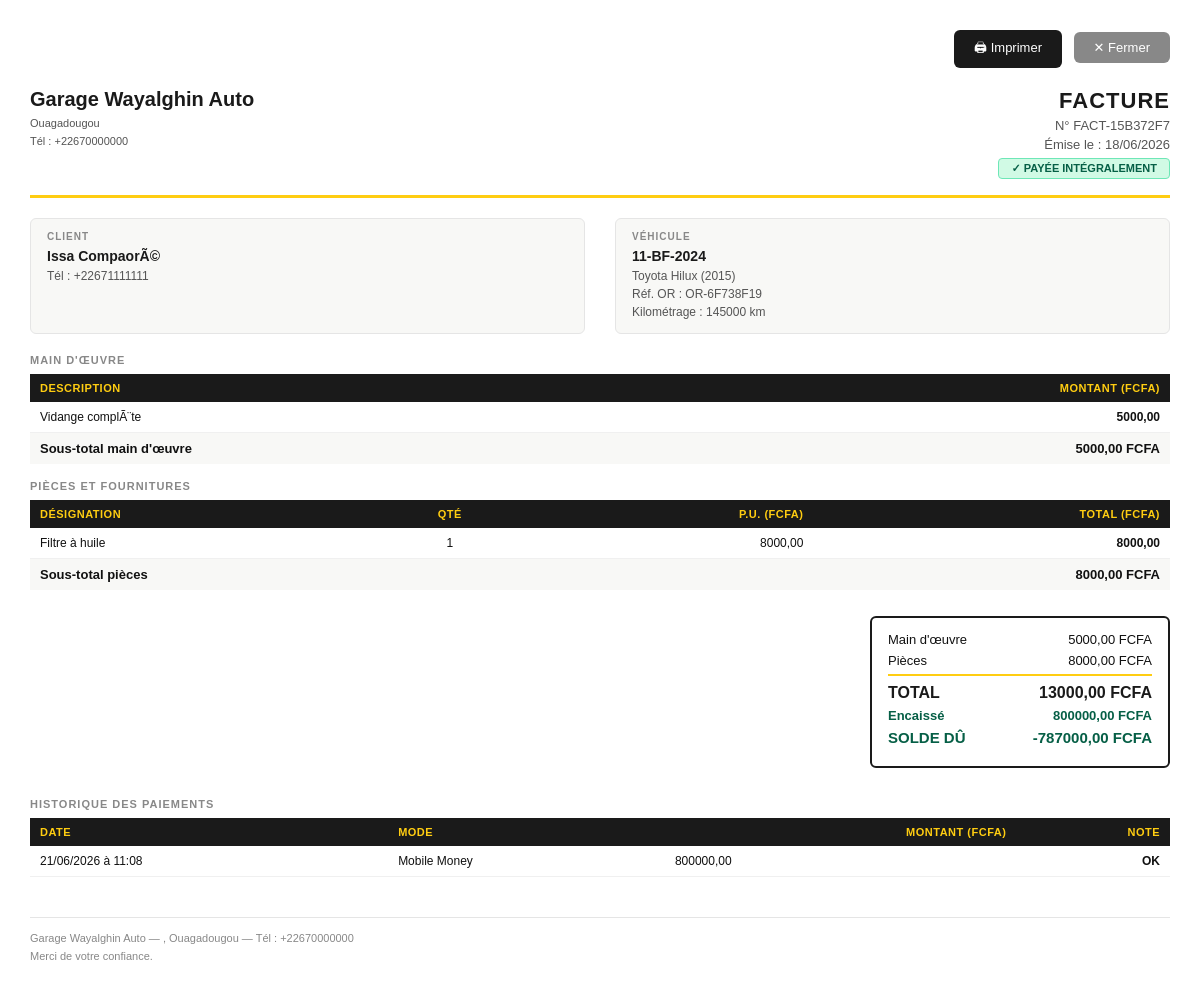
/caisse/2/imprimer/ (signed in), run on the app's committed database.
### tenants/models.py (models this page shows, shortened)
class Garage(TimeStampedModel):
    PLAN_CHOICES = [
        ("starter", "Starter"),
        ("pro", "Pro"),
        ("business", "Business"),
    ]
    name = models.CharField("Nom du garage", max_length=150)
    slug = models.SlugField(max_length=160, unique=True, blank=True)
    city = models.CharField("Ville", max_length=100, blank=True)
    phone = models.CharField("Téléphone", max_length=30, blank=True)
    whatsapp_number = models.CharField("Numéro WhatsApp", max_length=30, blank=True)
    email = models.EmailField(blank=True)
    address = models.CharField(max_length=255, blank=True)
    plan = models.CharField(max_length=20, choices=PLAN_CHOICES, default="starter")
    is_active = models.BooleanField(default=True)
    trial_ends_at = models.DateField(null=True, blank=True)
    logo = models.ImageField(
        "Logo",
        upload_to="garages/logos/",
        null=True,
        blank=True,
        help_text="Logo affiché dans l'interface du garage.",
    )
    faest_supplier_enabled = models.BooleanField(
        "Approvisionnement FAEST activé",
        default=False,
        help_text="Permet à ce garage de commander des pièces directement via FAEST depuis la plateforme.",
    )
    class Meta:
        verbose_name = "Garage"
        verbose_name_plural = "Garages"
        ordering = ["name"]

### invoicing/models.py (models this page shows, shortened)
class Invoice(TenantModel):
    STATUS_UNPAID = "unpaid"
    STATUS_PARTIAL = "partial"
    STATUS_PAID = "paid"
    STATUS_CHOICES = [
        (STATUS_UNPAID, "Non payée"),
        (STATUS_PARTIAL, "Partiellement payée"),
        (STATUS_PAID, "Payée"),
    ]
    reference = models.CharField(max_length=20, unique=True, blank=True)
    repair_order = models.ForeignKey(
        "repair_orders.RepairOrder", on_delete=models.CASCADE, related_name="invoices"
    )
    quote = models.ForeignKey(
        Quote, on_delete=models.SET_NULL, null=True, blank=True, related_name="invoices"
    )
    status = models.CharField(max_length=20, choices=STATUS_CHOICES, default=STATUS_UNPAID)
    issued_at = models.DateField(auto_now_add=True)
    class Meta:
        ordering = ["-created_at"]
    @property
    def total(self):
        ro = self.repair_order
        return ro.total_cost if ro else 0
    @property
    def amount_paid(self):
        return sum(p.amount for p in self.payments.all())
    @property
    def balance_due(self):
        return self.total - self.amount_paid

class Payment(models.Model):
    METHOD_CASH = "cash"
    METHOD_MOBILE_MONEY = "mobile_money"
    METHOD_BANK = "bank_transfer"
    METHOD_CHOICES = [
        (METHOD_CASH, "Espèces"),
        (METHOD_MOBILE_MONEY, "Mobile Money"),
        (METHOD_BANK, "Virement bancaire"),
    ]
    invoice = models.ForeignKey(Invoice, on_delete=models.CASCADE, related_name="payments")
    amount = models.DecimalField(max_digits=12, decimal_places=2)
    method = models.CharField(max_length=20, choices=METHOD_CHOICES, default=METHOD_CASH)
    paid_at = models.DateTimeField(auto_now_add=True)
    note = models.CharField(max_length=150, blank=True)

### repair_orders/models.py (models this page shows, shortened)
class RepairOrder(TenantModel):
    STATUS_RECEIVED = "received"
    STATUS_DIAGNOSIS = "diagnosis"
    STATUS_IN_PROGRESS = "in_progress"
    STATUS_READY = "ready"
    STATUS_DELIVERED = "delivered"
    STATUS_CANCELLED = "cancelled"
    STATUS_CHOICES = [
        (STATUS_RECEIVED, "Reçu"),
        (STATUS_DIAGNOSIS, "Diagnostic"),
        (STATUS_IN_PROGRESS, "En cours"),
        (STATUS_READY, "Prêt"),
        (STATUS_DELIVERED, "Livré"),
        (STATUS_CANCELLED, "Annulé"),
    ]
    reference = models.CharField(max_length=20, unique=True, blank=True)
    vehicle = models.ForeignKey(
        "clients.Vehicle", on_delete=models.CASCADE, related_name="repair_orders"
    )
    client = models.ForeignKey(
        "clients.Client", on_delete=models.CASCADE, related_name="repair_orders"
    )
    assigned_mechanic = models.ForeignKey(
        settings.AUTH_USER_MODEL,
        on_delete=models.SET_NULL,
        null=True,
        blank=True,
        related_name="repair_orders",
    )
    status = models.CharField(max_length=20, choices=STATUS_CHOICES, default=STATUS_RECEIVED)
    mileage_at_reception = models.PositiveIntegerField(default=0)
    client_complaint = models.TextField("Motif / plainte client", blank=True)
    diagnosis_notes = models.TextField("Notes de diagnostic", blank=True)
    received_at = models.DateTimeField(auto_now_add=True)
    expected_at = models.DateTimeField(null=True, blank=True)
    delivered_at = models.DateTimeField(null=True, blank=True)
    class Meta:
        ordering = ["-received_at"]
    @property
    def total_labor(self):
        return sum(task.cost for task in self.tasks.all())
    @property
    def total_parts(self):
        return sum(p.quantity * p.unit_price for p in self.parts_used.all())
    @property
    def total_cost(self):
        return self.total_labor + self.total_parts

class RepairOrderTask(models.Model):
    repair_order = models.ForeignKey(RepairOrder, on_delete=models.CASCADE, related_name="tasks")
    description = models.CharField(max_length=200)
    mechanic = models.ForeignKey(
        settings.AUTH_USER_MODEL, on_delete=models.SET_NULL, null=True, blank=True
    )
    cost = models.DecimalField("Coût main d'œuvre (FCFA)", max_digits=12, decimal_places=2, default=0)
    is_done = models.BooleanField(default=False)

class RepairOrderPart(models.Model):
    repair_order = models.ForeignKey(
        RepairOrder, on_delete=models.CASCADE, related_name="parts_used"
    )
    part = models.ForeignKey("inventory.Part", on_delete=models.PROTECT, related_name="usages")
    quantity = models.PositiveIntegerField(default=1)
    unit_price = models.DecimalField(max_digits=12, decimal_places=2)
    @property
    def line_total(self):
        return self.quantity * self.unit_price

### clients/models.py (models this page shows, shortened)
class Client(TenantModel):
    TYPE_INDIVIDUAL = "individual"
    TYPE_COMPANY = "company"
    TYPE_CHOICES = [
        (TYPE_INDIVIDUAL, "Particulier"),
        (TYPE_COMPANY, "Entreprise"),
    ]
    client_type = models.CharField(max_length=20, choices=TYPE_CHOICES, default=TYPE_INDIVIDUAL)
    full_name = models.CharField("Nom / Raison sociale", max_length=150)
    phone = models.CharField(max_length=30)
    whatsapp_number = models.CharField(max_length=30, blank=True)
    email = models.EmailField(blank=True)
    address = models.CharField(max_length=255, blank=True)
    notes = models.TextField(blank=True)
    class Meta:
        ordering = ["full_name"]

class Vehicle(TenantModel):
    FUEL_CHOICES = [
        ("petrol", "Essence"),
        ("diesel", "Diesel"),
        ("hybrid", "Hybride"),
        ("electric", "Électrique"),
    ]
    client = models.ForeignKey(Client, on_delete=models.CASCADE, related_name="vehicles")
    plate_number = models.CharField("Immatriculation", max_length=30)
    make = models.CharField("Marque", max_length=60)
    model = models.CharField("Modèle", max_length=60)
    year = models.PositiveIntegerField(null=True, blank=True)
    fuel_type = models.CharField(max_length=20, choices=FUEL_CHOICES, default="petrol")
    vin = models.CharField("Numéro de châssis (VIN)", max_length=50, blank=True)
    mileage = models.PositiveIntegerField("Kilométrage actuel", default=0)
    color = models.CharField(max_length=40, blank=True)
    notes = models.TextField(blank=True)
    class Meta:
        ordering = ["plate_number"]
        constraints = [
            models.UniqueConstraint(
                fields=["garage", "plate_number"],
                name="unique_plate_per_garage",
            )
        ]

### inventory/models.py (models this page shows, shortened)
class Part(TenantModel):
    reference = models.CharField("Référence pièce", max_length=80)
    name = models.CharField("Désignation", max_length=150)
    category = models.CharField(max_length=80, blank=True)
    supplier = models.ForeignKey(
        Supplier, on_delete=models.SET_NULL, null=True, blank=True, related_name="parts"
    )
    unit_price = models.DecimalField("Prix unitaire (FCFA)", max_digits=12, decimal_places=2, default=0)
    quantity_in_stock = models.PositiveIntegerField(default=0)
    alert_threshold = models.PositiveIntegerField(
        "Seuil d'alerte", default=2, help_text="Alerte de réapprovisionnement sous ce seuil."
    )
    class Meta:
        ordering = ["name"]
        constraints = [
            models.UniqueConstraint(
                fields=["garage", "reference"],
                name="unique_part_reference_per_garage",
            )
        ]

### invoicing/views.py (the view)
# urls.py: path('<int:pk>/imprimer/', views.InvoicePrintView.as_view(), name='invoice_print'),
class InvoicePrintView(GarageRequiredMixin, TemplateView):
    template_name = 'invoicing/invoice_print.html'
    def get_context_data(self, **kwargs):
        ctx = super().get_context_data(**kwargs)
        invoice = get_object_or_404(Invoice.objects.for_garage(self.garage), pk=self.kwargs['pk'])
        ctx['invoice'] = invoice
        ctx['order'] = invoice.repair_order
        ctx['garage'] = self.garage
        ctx['payments'] = invoice.payments.order_by('paid_at')
        return ctx

### invoicing/templates/invoicing/invoice_print.html (shortened to what this page needs)
<!DOCTYPE html>
<html lang="fr">
<head>
</head>
<body>
<div class="no-print">
  <button onclick="window.print()">🖨 Imprimer</button>
  <button class="close" onclick="window.close()">✕ Fermer</button>
</div>
<header>
  <div>
    <div class="garage-name">{{ garage.name }}</div>
    <div class="garage-info">
      {% if garage.city %}{{ garage.city }}<br>{% endif %}
      {% if garage.phone %}Tél : {{ garage.phone }}<br>{% endif %}
    </div>
  </div>
  <div class="doc-title">
    <h1>FACTURE</h1>
    <div class="ref">N° {{ invoice.reference }}</div>
    <div class="ref">Émise le : {{ invoice.issued_at|date:"d/m/Y" }}</div>
    {% if invoice.status == 'paid' %}
      <span class="status-badge status-paid">✓ Payée intégralement</span>
    {% elif invoice.status == 'partial' %}
      <span class="status-badge status-partial">Partiellement payée</span>
    {% else %}
      <span class="status-badge status-unpaid">Non payée</span>
    {% endif %}
  </div>
</header>
<div class="parties">
  <div class="party">
    <div class="party-label">Client</div>
    <div class="party-name">{{ order.client.full_name }}</div>
    <div class="party-info">
      {% if order.client.phone %}Tél : {{ order.client.phone }}<br>{% endif %}
    </div>
  </div>
  <div class="party">
    <div class="party-label">Véhicule</div>
    <div class="party-name">{{ order.vehicle.plate_number }}</div>
    <div class="party-info">
      {{ order.vehicle.make }} {{ order.vehicle.model }}
      {% if order.vehicle.year %} ({{ order.vehicle.year }}){% endif %}<br>
      Réf. OR : {{ order.reference }}<br>
      {% if order.mileage_at_reception %}Kilométrage : {{ order.mileage_at_reception }} km{% endif %}
    </div>
  </div>
</div>
{% if order.tasks.exists %}
<div class="section-title">Main d'œuvre</div>
<table>
  <thead>
    <tr>
      <th>Description</th>
      <th style="text-align:right">Montant (FCFA)</th>
    </tr>
  </thead>
  <tbody>
    {% for task in order.tasks.all %}
    <tr>
      <td>{{ task.description }}</td>
      <td>{{ task.cost }}</td>
    </tr>
    {% endfor %}
  </tbody>
  <tfoot>
    <tr style="background:#F8F8F6;">
      <td>Sous-total main d'œuvre</td>
      <td style="text-align:right">{{ order.total_labor }} FCFA</td>
    </tr>
  </tfoot>
</table>
{% endif %}
{% if order.parts_used.exists %}
<div class="section-title">Pièces et fournitures</div>
<table>
  <thead>
    <tr>
      <th>Désignation</th>
      <th style="text-align:center">Qté</th>
      <th style="text-align:right">P.U. (FCFA)</th>
      <th style="text-align:right">Total (FCFA)</th>
    </tr>
  </thead>
  <tbody>
    {% for op in order.parts_used.all %}
    <tr>
      <td>{{ op.part.name }}</td>
      <td style="text-align:center">{{ op.quantity }}</td>
      <td style="text-align:right">{{ op.unit_price }}</td>
      <td>{{ op.line_total }}</td>
    </tr>
    {% endfor %}
  </tbody>
  <tfoot>
    <tr style="background:#F8F8F6;">
      <td colspan="3">Sous-total pièces</td>
      <td style="text-align:right">{{ order.total_parts }} FCFA</td>
    </tr>
  </tfoot>
</table>
{% endif %}
<div class="clearfix">
  <div class="total-box">
    <div class="total-row"><span>Main d'œuvre</span><span>{{ order.total_labor }} FCFA</span></div>
    <div class="total-row"><span>Pièces</span><span>{{ order.total_parts }} FCFA</span></div>
    <div class="total-row grand"><span>TOTAL</span><span>{{ invoice.total }} FCFA</span></div>
    <div class="total-row paid-row"><span>Encaissé</span><span>{{ invoice.amount_paid }} FCFA</span></div>
    <div class="total-row balance {% if invoice.balance_due <= 0 %}zero{% endif %}">
      <span>SOLDE DÛ</span><span>{{ invoice.balance_due }} FCFA</span>
    </div>
  </div>
</div>
{% if payments %}
<div class="payments-table">
  <div class="section-title">Historique des paiements</div>
  <table>
    <thead>
      <tr>
        <th>Date</th>
        <th>Mode</th>
        <th style="text-align:right">Montant (FCFA)</th>
        <th>Note</th>
      </tr>
    </thead>
    <tbody>
      {% for p in payments %}
      <tr>
        <td>{{ p.paid_at|date:"d/m/Y à H:i" }}</td>
        <td>{{ p.get_method_display }}</td>
        <td>{{ p.amount }}</td>
        <td>{{ p.note|default:"—" }}</td>
      </tr>
      {% endfor %}
    </tbody>
  </table>
</div>
{% endif %}
<div class="notes">
  <p>{{ garage.name }} — {{ garage.address }}{% if garage.city %}, {{ garage.city }}{% endif %} — Tél : {{ garage.phone }}</p>
  <p style="margin-top:6px">Merci de votre confiance.</p>
</div>
</body>
</html>

### data on the page
Garage: name "Garage Wayalghin Auto", city "Ouagadougou", phone "+22670000000"
Invoice: reference "FACT-15B372F7", issued_at "18/06/2026", total "13000,00", amount_paid "800000,00", balance_due "-787000,00"
RepairOrder: client.full_name "Issa CompaorÃ©", client.phone "+22671111111", vehicle.plate_number "11-BF-2024", vehicle.make "Toyota", vehicle.model "Hilux", vehicle.year "2015", reference "OR-6F738F19", mileage_at_reception "145000", total_labor "5000,00", total_parts "8000,00"
RepairOrderTask: description "Vidange complÃ¨te", cost "5000,00"
RepairOrderPart: part.name "Filtre à huile", quantity "1", unit_price "8000,00", line_total "8000,00"
Payment: paid_at "21/06/2026 à 11:08", method "Mobile Money", amount "800000,00", note "OK"
